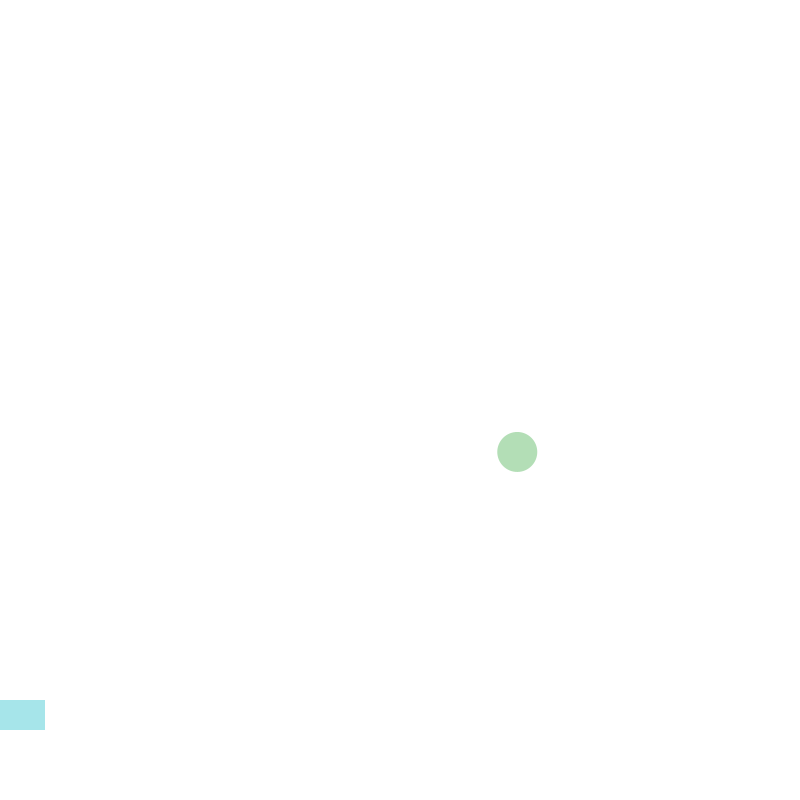
Frame 1 (no input)
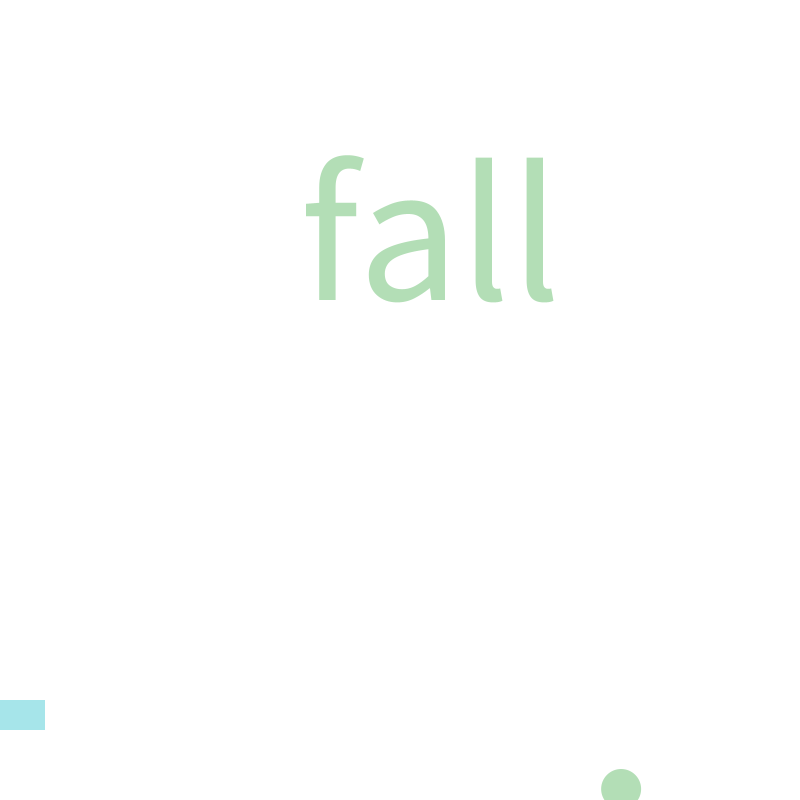
Frame 60 (the mouse pressed at the canvas centre just before this capture)
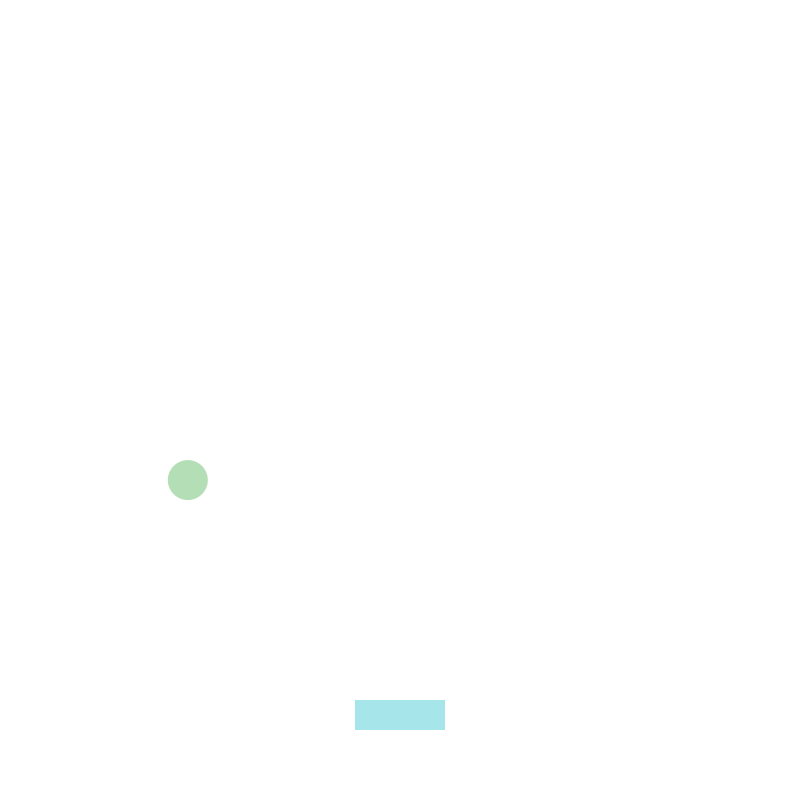
Frame 120 (the mouse held since frame 60 and released just before this capture)

The Processing sketch that drew these frames (run headless with seeded random() and noise(); from frame 60 on, the mouse is pressed at the canvas centre):

// Processing sketch: sketch_211113a
// ── sketch_211113a.pde
int len=20;
int wid=4;
//Yuan[][] yuans=new Yuan[len][wid];
Ball[] balls=new Ball[1];

void setup() {
  size(800, 800);
  background(255);
  PVector p=new PVector(random(width), random(400, 600));
  //for (int i=0; i<len; i++) {
  //  for (int j=0; j<wid; j++) {
  //    yuans[i][j] = new Yuan(40*i+20, 40*j+20, 40);
  //  }
  //}

  for (int i=0; i<1; i++) {
    balls[i]=new Ball(p, 40);
  }
}

void draw() {
  background(255);
  for (int i=0; i<1; i++) {
    balls[i].showBall();
    balls[i].move1();
    balls[i].edge();
  }
  //for (int i=0; i<len; i++) {
  //  for (int j=0; j<wid; j++) {
  //    //      yuans[i][j].drawYuan();
  //    yuans[i][j].drawRect();
  //  }
  //}
  noStroke();
  fill(#A6E5EA);
  rect(mouseX-45, 700, 90, 30);
}

// ── ball.pde
class Ball {
  float rr;
  PVector speed1, speed2;
  PVector p;
  String txt = "fall";

  Ball(PVector position, float RR) {
    p=position;
    rr=RR;
    speed1=new PVector(random(-8, 8), random(5, 8));
  }
  
  void move1() {
    p.add(speed1);
  }

  void showBall() {
    noStroke();
    fill(#B3DEB6);
    ellipse(p.x, p.y, rr, rr);
  }
  
  void  edge() {
    if (p.x>width-rr/2) {
      p.x=width-rr/2;
      speed1.x*=-1;
    }
    if (p.x<rr/2) {
      p.x=rr/2;
      speed1.x*=-1;
    }
    if (p.y>height-rr/2) {
      textSize(200);
      text(txt, 300, 300);
    }
    if (p.y<rr/2) {
      p.y=rr/2;
      speed1.y*=-1;
    }
    if (p.y>700-rr/2&&p.x>mouseX-45&&p.x<mouseX+45) {
      p.y=700-rr/2;
      speed1.y*=-1;
    }
  }
}

// ── yuan.pde
//class Yuan{
//  float x,y,r;
//  Yuan(float X,float Y,float R){
//    x=X;
//    y=Y;
//    r=R;
//  }
//  void drawYuan(){
//    noStroke();
//    fill(#EAA6A6);
//    ellipse(x,y,r,r);
//  }
//  void drawRect(){
//      fill(#A6E5EA);
//  rect(mouseX-45,700,90,30);
//  }
//}
